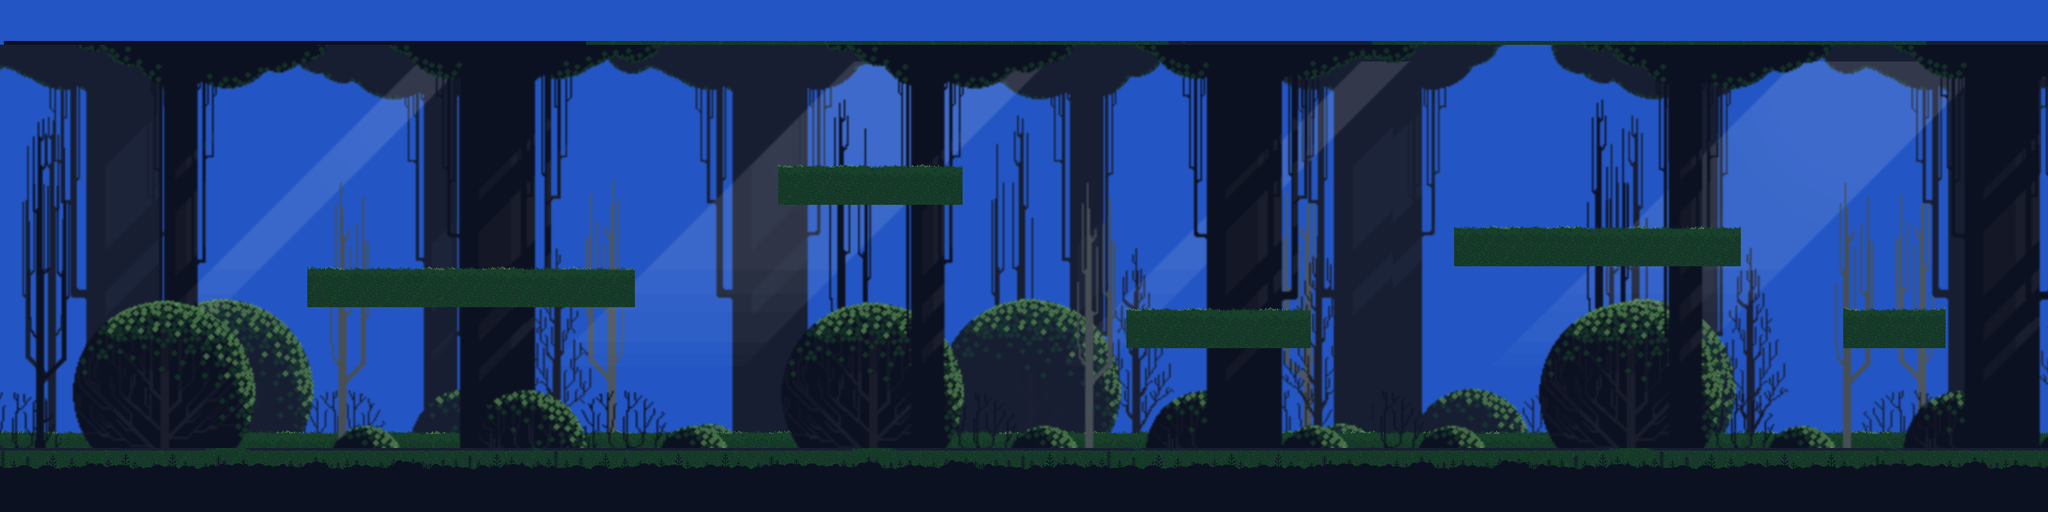

This is a level from a 2D game, rendered from its Tiled map with the project's own tilesets. A one-line summary and the map file follow, with tile-layer data summarised:
An orthogonal 100x25 tile map with 32x32 px tiles, 7 tile layers (bg_sky, bg_tree2, bg_light, bg_greenWeed, ...).

<map version="1.1" tiledversion="2018.09.12" orientation="orthogonal" renderorder="right-down" width="100" height="25" tilewidth="32" tileheight="32" infinite="0" nextlayerid="8" nextobjectid="1">
 <tileset firstgid="1" name="tiles" tilewidth="32" tileheight="32" tilecount="4900" columns="70">
  <image source="tiles.png" width="2240" height="2240" />
 </tileset>
 <layer id="1" name="bg_sky" width="100" height="25">
  <data>[2500 cells, 2500 non-empty, 4 distinct tile ids]</data>
 </layer>
 <layer id="4" name="bg_tree2" width="100" height="25">
  <data>[2500 cells, 2000 non-empty, 1400 distinct tile ids]</data>
 </layer>
 <layer id="6" name="bg_light" width="100" height="25">
  <data>[2500 cells, 1380 non-empty, 690 distinct tile ids]</data>
 </layer>
 <layer id="3" name="bg_greenWeed" width="100" height="25">
  <data>[2500 cells, 200 non-empty, 56 distinct tile ids]</data>
 </layer>
 <layer id="5" name="bg_tree1" width="100" height="25">
  <data>[2500 cells, 2000 non-empty, 1340 distinct tile ids]</data>
 </layer>
 <layer id="2" name="bg_blackWeed" width="100" height="25">
  <data>[2500 cells, 300 non-empty, 54 distinct tile ids]</data>
 </layer>
 <layer id="7" name="World" width="100" height="25">
  <data>[2500 cells, 106 non-empty, 36 distinct tile ids]</data>
 </layer>
</map>
